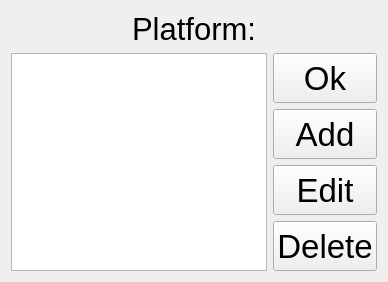
              <widget class="QWidget" name="serviceMarksPlatformPage">
               <layout class="QVBoxLayout" name="verticalLayout_31">
                <item>
                 <widget class="QLabel" name="label_34">
                  <property name="maximumSize">
                   <size>
                    <width>16777215</width>
                    <height>50</height>
                   </size>
                  </property>
                  <property name="font">
                   <font>
                    <pointsize>23</pointsize>
                   </font>
                  </property>
                  <property name="autoFillBackground">
                   <bool>false</bool>
                  </property>
                  <property name="frameShape">
                   <enum>QFrame::NoFrame</enum>
                  </property>
                  <property name="text">
                   <string>Platform:</string>
                  </property>
                  <property name="alignment">
                   <set>Qt::AlignCenter</set>
                  </property>
                 </widget>
                </item>
                <item>
                 <layout class="QHBoxLayout" name="horizontalLayout_30">
                  <item>
                   <widget class="QListWidget" name="serviceMarksPlatformsList">
                    <property name="palette">
                     <palette>
                      <active>
                       <colorrole role="Highlight">
                        <brush brushstyle="SolidPattern">
                         <color alpha="255">
                          <red>0</red>
                          <green>0</green>
                          <blue>0</blue>
                         </color>
                        </brush>
                       </colorrole>
                      </active>
                      <inactive>
                       <colorrole role="Highlight">
                        <brush brushstyle="SolidPattern">
                         <color alpha="255">
                          <red>0</red>
                          <green>0</green>
                          <blue>0</blue>
                         </color>
                        </brush>
                       </colorrole>
                      </inactive>
                      <disabled>
                       <colorrole role="Highlight">
                        <brush brushstyle="SolidPattern">
                         <color alpha="255">
                          <red>145</red>
                          <green>141</green>
                          <blue>126</blue>
                         </color>
                        </brush>
                       </colorrole>
                      </disabled>
                     </palette>
                    </property>
                    <property name="font">
                     <font>
                      <pointsize>25</pointsize>
                     </font>
                    </property>
                    <property name="focusPolicy">
                     <enum>Qt::NoFocus</enum>
                    </property>
                    <property name="spacing">
                     <number>6</number>
                    </property>
                    <property name="gridSize">
                     <size>
                      <width>0</width>
                      <height>50</height>
                     </size>
                    </property>
                    <property name="modelColumn">
                     <number>0</number>
                    </property>
                   </widget>
                  </item>
                  <item>
                   <layout class="QVBoxLayout" name="verticalLayout_30">
                    <item>
                     <widget class="QPushButton" name="serviceMarksPlatformOkButton">
                      <property name="minimumSize">
                       <size>
                        <width>0</width>
                        <height>50</height>
                       </size>
                      </property>
                      <property name="font">
                       <font>
                        <pointsize>25</pointsize>
                       </font>
                      </property>
                      <property name="focusPolicy">
                       <enum>Qt::NoFocus</enum>
                      </property>
                      <property name="text">
                       <string>Ok</string>
                      </property>
                     </widget>
                    </item>
                    <item>
                     <widget class="QPushButton" name="serviceMarksPlatformAddButton">
                      <property name="minimumSize">
                       <size>
                        <width>0</width>
                        <height>50</height>
                       </size>
                      </property>
                      <property name="font">
                       <font>
                        <pointsize>25</pointsize>
                       </font>
                      </property>
                      <property name="focusPolicy">
                       <enum>Qt::NoFocus</enum>
                      </property>
                      <property name="text">
                       <string>Add</string>
                      </property>
                     </widget>
                    </item>
                    <item>
                     <widget class="QPushButton" name="serviceMarksPlatformEditButton">
                      <property name="minimumSize">
                       <size>
                        <width>0</width>
                        <height>50</height>
                       </size>
                      </property>
                      <property name="font">
                       <font>
                        <pointsize>25</pointsize>
                       </font>
                      </property>
                      <property name="focusPolicy">
                       <enum>Qt::NoFocus</enum>
                      </property>
                      <property name="text">
                       <string>Edit</string>
                      </property>
                     </widget>
                    </item>
                    <item>
                     <widget class="QPushButton" name="serviceMarksPlatformDeleteButton">
                      <property name="minimumSize">
                       <size>
                        <width>0</width>
                        <height>50</height>
                       </size>
                      </property>
                      <property name="font">
                       <font>
                        <pointsize>25</pointsize>
                       </font>
                      </property>
                      <property name="focusPolicy">
                       <enum>Qt::NoFocus</enum>
                      </property>
                      <property name="text">
                       <string>Delete</string>
                      </property>
                     </widget>
                    </item>
                   </layout>
                  </item>
                 </layout>
                </item>
               </layout>
              </widget>
